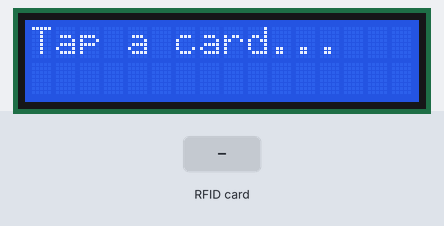
Bench run of a program on a simulated Arduino Uno, built with avr-gcc and run on an emulated ATmega328P. Shown: 16×2 character LCD. Inputs (shaded band) come from the test bench. What the program prints to the serial monitor is not drawn.

Above: at 1.3 s.
1.4 s: RFID card 5E 7A 19 C4 held to the reader
At 2.3 s:
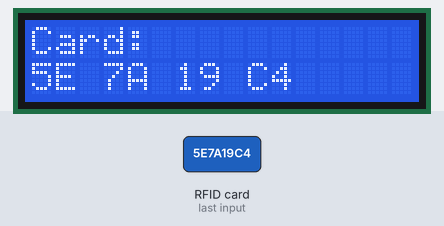
Timing chart, 0 to 4.4 s (numbered marks = the images above; inputs shaded):
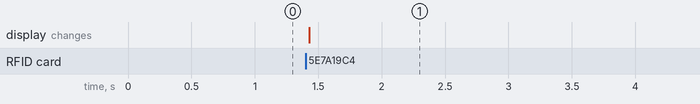

Measured:
- after the input at 1.4 s, the display: changes at once (image 1)

The program:

main.cpp
```cpp
#include <Arduino.h>
#include <LiquidCrystal.h>
#include <MFRC522.h>
#include <SPI.h>

// RFID music box, phase 1: tap a card, see its ID on the LCD and in the Serial Monitor.
// Phase 2 will map those IDs to folders of songs on the MP3 player.

// RC522 reader on the Uno's hardware SPI pins (MOSI 11, MISO 12, SCK 13).
const int RFID_SS_PIN = 10;
const int RFID_RST_PIN = 9;

// LCD1602 in 4-bit parallel mode: RS, E, D4, D5, D6, D7.
const int LCD_RS = 2, LCD_E = 3, LCD_D4 = 4, LCD_D5 = 5, LCD_D6 = 6, LCD_D7 = 7;
const int LCD_COLS = 16;

const unsigned long SHOW_CARD_MS = 3000;  // how long a card's ID stays on screen

MFRC522 rfid(RFID_SS_PIN, RFID_RST_PIN);
LiquidCrystal lcd(LCD_RS, LCD_E, LCD_D4, LCD_D5, LCD_D6, LCD_D7);

bool showingCard = false;
unsigned long cardShownAt = 0;

// "A3 4F 12 9C". A 7-byte UID would be 20 characters with spaces, too wide for
// the LCD, so it falls back to "04A1B2C3D4E5F6".
String formatUid(const MFRC522::Uid &uid) {
  bool spaced = uid.size * 3 - 1 <= LCD_COLS;
  String text;
  for (byte i = 0; i < uid.size; i++) {
    if (spaced && i > 0) text += ' ';
    if (uid.uidByte[i] < 0x10) text += '0';
    text += String(uid.uidByte[i], HEX);
  }
  text.toUpperCase();
  return text;
}

void showIdle() {
  lcd.clear();
  lcd.print(F("Tap a card..."));
  showingCard = false;
}

void showCard(const String &uidText) {
  lcd.clear();
  lcd.print(F("Card:"));
  lcd.setCursor(0, 1);
  lcd.print(uidText);
  showingCard = true;
  cardShownAt = millis();
}

void setup() {
  Serial.begin(9600);
  lcd.begin(LCD_COLS, 2);
  SPI.begin();
  rfid.PCD_Init();

  Serial.println(F("RFID music box - phase 1. Tap a card."));

  // A missing or miswired reader answers 0x00 or 0xFF instead of a chip version.
  byte version = rfid.PCD_ReadRegister(MFRC522::VersionReg);
  if (version == 0x00 || version == 0xFF) {
    Serial.println(F("RC522 not found - check its wiring and 3.3V."));
    lcd.print(F("RFID not found"));
    lcd.setCursor(0, 1);
    lcd.print(F("Check wiring"));
    while (true) {}
  }

  showIdle();
}

void loop() {
  if (rfid.PICC_IsNewCardPresent() && rfid.PICC_ReadCardSerial()) {
    String uidText = formatUid(rfid.uid);
    showCard(uidText);
    Serial.print(F("Card UID: "));
    Serial.println(uidText);

    // Put the card to sleep so a card left on the reader is reported once, not every loop.
    rfid.PICC_HaltA();
  }

  if (showingCard && millis() - cardShownAt >= SHOW_CARD_MS) {
    showIdle();
  }
}
```
